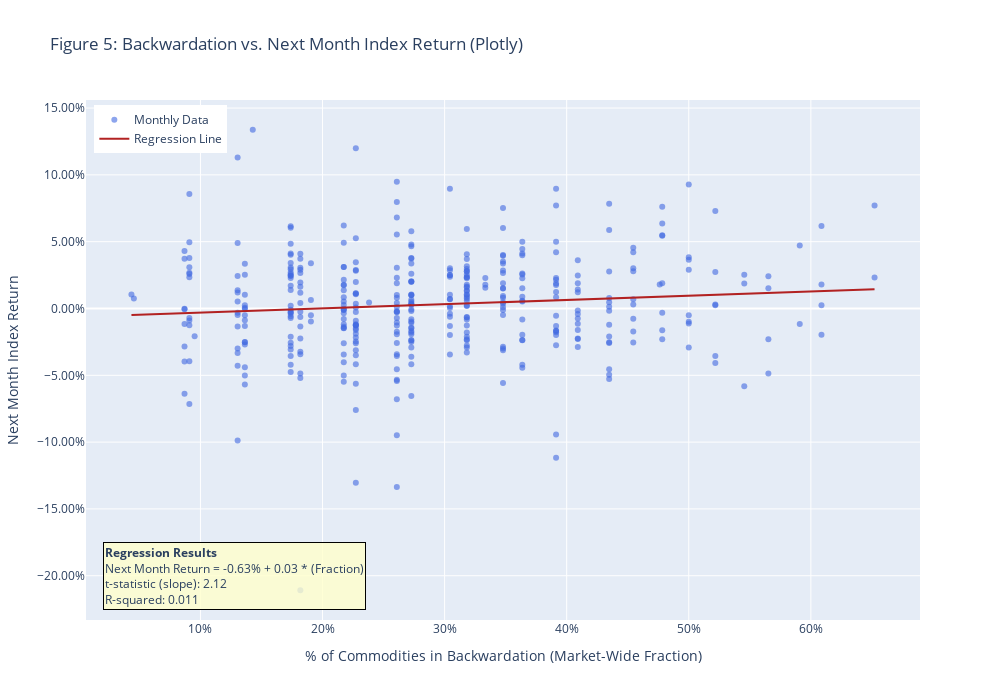

Here is the notebook cell this chart was saved with:
### Code cell
import pandas as pd
import numpy as np
import statsmodels.api as sm
import plotly.graph_objects as go

# --- START: Complete and working code for Figure 5 ---

print("--- Preparing Data for Figure 5 using statsmodels ---")

# 1. Combine the two series into a single DataFrame.
# This is the crucial step that aligns the data by the date index.
next_month_futures_returns = ew_futures_returns.shift(-1)
fig5_data = pd.DataFrame({
    'fraction_in_backwardation': backwardation_fraction_fresh,
    'next_month_index_return': next_month_futures_returns
})

# 2. Drop any rows where either value is missing.
fig5_data.dropna(inplace=True)


# 3. **CRUCIAL FIX**: Check if we have enough data to run a regression.
# A regression requires at least two data points. This prevents all previous errors.
if len(fig5_data) < 2:
    print("\n--- ERROR ---")
    print("Cannot create Figure 5. After aligning the two data series, there are fewer than 2 overlapping data points.")
    print("This is likely due to a mismatch in the date ranges of your source data.")
    print(f"Number of data points available: {len(fig5_data)}")

else:
    print(f"Successfully created a dataset with {len(fig5_data)} overlapping monthly data points.")

    # 4. Prepare variables for statsmodels.
    # y is the dependent variable (what we're trying to predict).
    # X is the independent variable (the predictor).
    y = fig5_data['next_month_index_return']
    X_series = fig5_data['fraction_in_backwardation']
    
    # --- FIX for ValueError: Ensure data is numeric ---
    # Convert to numeric, coercing errors will turn non-numeric values into NaN
    y = pd.to_numeric(y, errors='coerce')
    X_series = pd.to_numeric(X_series, errors='coerce')

    # Drop NaN values from both series to keep them aligned
    combined = pd.concat([y, X_series], axis=1).dropna()
    y = combined['next_month_index_return']
    X_series = combined['fraction_in_backwardation']
    # --- End of Fix ---

    # Unlike other libraries, statsmodels requires you to explicitly add a constant
    # to the independent variable to calculate the intercept (y = mx + c).
    X = sm.add_constant(X_series)

    # 5. Fit the Ordinary Least Squares (OLS) regression model.
    model = sm.OLS(y, X).fit()

    # 6. Print the detailed regression summary.
    # This is the main advantage of statsmodels - it provides a rich, publication-quality output.
    print("\n--- OLS Regression Results ---")
    print(model.summary())
    
    # 7. Create the Plotly plot.
    fig = go.Figure()
    
    # Add the scatter plot for the monthly data
    fig.add_trace(go.Scatter(
        x=fig5_data['fraction_in_backwardation'],
        y=fig5_data['next_month_index_return'],
        mode='markers',
        name='Monthly Data',
        marker=dict(color='royalblue', opacity=0.6),
        hovertemplate='Fraction: %{x:.2%}<br>Return: %{y:.2%}<extra></extra>'
    ))
    
    # Add the regression line
    fig.add_trace(go.Scatter(
        x=fig5_data['fraction_in_backwardation'],
        y=model.predict(X),
        mode='lines',
        name='Regression Line',
        line=dict(color='firebrick', width=2)
    ))

    # 8. Extract statistics for annotation
    intercept = model.params['const']
    slope = model.params['fraction_in_backwardation']
    r_squared = model.rsquared
    t_slope = model.tvalues['fraction_in_backwardation']
    
    annotation_text = (
        f"<b>Regression Results</b><br>"
        f"Next Month Return = {intercept:.2%} + {slope:.2f} * (Fraction)<br>"
        f"t-statistic (slope): {t_slope:.2f}<br>"
        f"R-squared: {r_squared:.3f}"
    )
    
    # 9. Update layout and add annotation
    fig.update_layout(
        title='Figure 5: Backwardation vs. Next Month Index Return (Plotly)',
        xaxis_title='% of Commodities in Backwardation (Market-Wide Fraction)',
        yaxis_title='Next Month Index Return',
        xaxis=dict(tickformat=".0%"),
        yaxis=dict(tickformat=".2%"),
        legend=dict(x=0.01, y=0.99, yanchor="top", xanchor="left"),
        width=1000,
        height=700,
        annotations=[
            go.layout.Annotation(
                text=annotation_text,
                align='left',
                showarrow=False,
                xref='paper',
                yref='paper',
                x=0.02,
                y=0.02,
                bordercolor="black",
                borderwidth=1,
                bgcolor="rgba(255, 255, 204, 0.8)"
            )
        ]
    )

    fig.show()

# --- END OF CODE BLOCK ---

### Figure 1 — Plotly figure (JSON) as saved in the notebook; plotly's stock layout.template omitted (floating-point values rounded to 4 significant figures; data arrays with more than 128 entries replaced by an {"elided": "..."} marker saying what was removed)
{"data": [{"hovertemplate": "Fraction: %{x:.2%}<br>Return: %{y:.2%}<extra></extra>", "marker": {"color": "royalblue", "opacity": 0.6}, "mode": "markers", "name": "Monthly Data", "type": "scatter", "x": {"elided": "406 float values"}, "y": {"elided": "406 float values"}}, {"line": {"color": "firebrick", "width": 2}, "mode": "lines", "name": "Regression Line", "type": "scatter", "x": {"elided": "406 float values"}, "y": {"elided": "406 float values"}}], "layout": {"annotations": [{"align": "left", "bgcolor": "rgba(255, 255, 204, 0.8)", "bordercolor": "black", "borderwidth": 1, "showarrow": false, "text": "<b>Regression Results</b><br>Next Month Return = -0.63% + 0.03 * (Fraction)<br>t-statistic (slope): 2.12<br>R-squared: 0.011", "x": 0.02, "xref": "paper", "y": 0.02, "yref": "paper"}], "height": 700, "legend": {"x": 0.01, "xanchor": "left", "y": 0.99, "yanchor": "top"}, "title": {"text": "Figure 5: Backwardation vs. Next Month Index Return (Plotly)"}, "width": 1000, "xaxis": {"tickformat": ".0%", "title": {"text": "% of Commodities in Backwardation (Market-Wide Fraction)"}}, "yaxis": {"tickformat": ".2%", "title": {"text": "Next Month Index Return"}}}}
